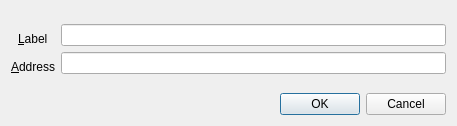
<?xml version="1.0" encoding="UTF-8"?>
<ui version="4.0">
 <class>EditAddressDialog</class>
 <widget class="QDialog" name="EditAddressDialog">
  <property name="geometry">
   <rect>
    <x>0</x>
    <y>0</y>
    <width>457</width>
    <height>126</height>
   </rect>
  </property>
  <property name="windowTitle">
   <string>Edit Address</string>
  </property>
  <layout class="QVBoxLayout" name="verticalLayout">
   <item>
    <layout class="QFormLayout" name="formLayout">
     <property name="fieldGrowthPolicy">
      <enum>QFormLayout::AllNonFixedFieldsGrow</enum>
     </property>
     <property name="labelAlignment">
      <set>Qt::AlignCenter</set>
     </property>
     <property name="formAlignment">
      <set>Qt::AlignCenter</set>
     </property>
     <item row="0" column="0">
      <widget class="QLabel" name="label">
       <property name="text">
        <string>&amp;Label</string>
       </property>
       <property name="alignment">
        <set>Qt::AlignBottom|Qt::AlignLeading|Qt::AlignLeft</set>
       </property>
       <property name="buddy">
        <cstring>labelEdit</cstring>
       </property>
      </widget>
     </item>
     <item row="0" column="1">
      <widget class="QLineEdit" name="labelEdit">
       <property name="toolTip">
        <string>The label associated with this address list entry</string>
       </property>
      </widget>
     </item>
     <item row="1" column="0">
      <widget class="QLabel" name="label_2">
       <property name="text">
        <string>&amp;Address</string>
       </property>
       <property name="alignment">
        <set>Qt::AlignBottom|Qt::AlignLeading|Qt::AlignLeft</set>
       </property>
       <property name="buddy">
        <cstring>addressEdit</cstring>
       </property>
      </widget>
     </item>
     <item row="1" column="1">
      <widget class="QValidatedLineEdit" name="addressEdit">
       <property name="toolTip">
        <string>The address associated with this address list entry. This can only be modified for sending addresses.</string>
       </property>
      </widget>
     </item>
    </layout>
   </item>
   <item>
    <widget class="QDialogButtonBox" name="buttonBox">
     <property name="orientation">
      <enum>Qt::Horizontal</enum>
     </property>
     <property name="standardButtons">
      <set>QDialogButtonBox::Cancel|QDialogButtonBox::Ok</set>
     </property>
    </widget>
   </item>
  </layout>
 </widget>
 <customwidgets>
  <customwidget>
   <class>QValidatedLineEdit</class>
   <extends>QLineEdit</extends>
   <header>qvalidatedlineedit.h</header>
  </customwidget>
 </customwidgets>
 <resources/>
 <connections>
  <connection>
   <sender>buttonBox</sender>
   <signal>accepted()</signal>
   <receiver>EditAddressDialog</receiver>
   <slot>accept()</slot>
   <hints>
    <hint type="sourcelabel">
     <x>20</x>
     <y>20</y>
    </hint>
    <hint type="destinationlabel">
     <x>20</x>
     <y>20</y>
    </hint>
   </hints>
  </connection>
  <connection>
   <sender>buttonBox</sender>
   <signal>rejected()</signal>
   <receiver>EditAddressDialog</receiver>
   <slot>reject()</slot>
   <hints>
    <hint type="sourcelabel">
     <x>20</x>
     <y>20</y>
    </hint>
    <hint type="destinationlabel">
     <x>20</x>
     <y>20</y>
    </hint>
   </hints>
  </connection>
 </connections>
</ui>
